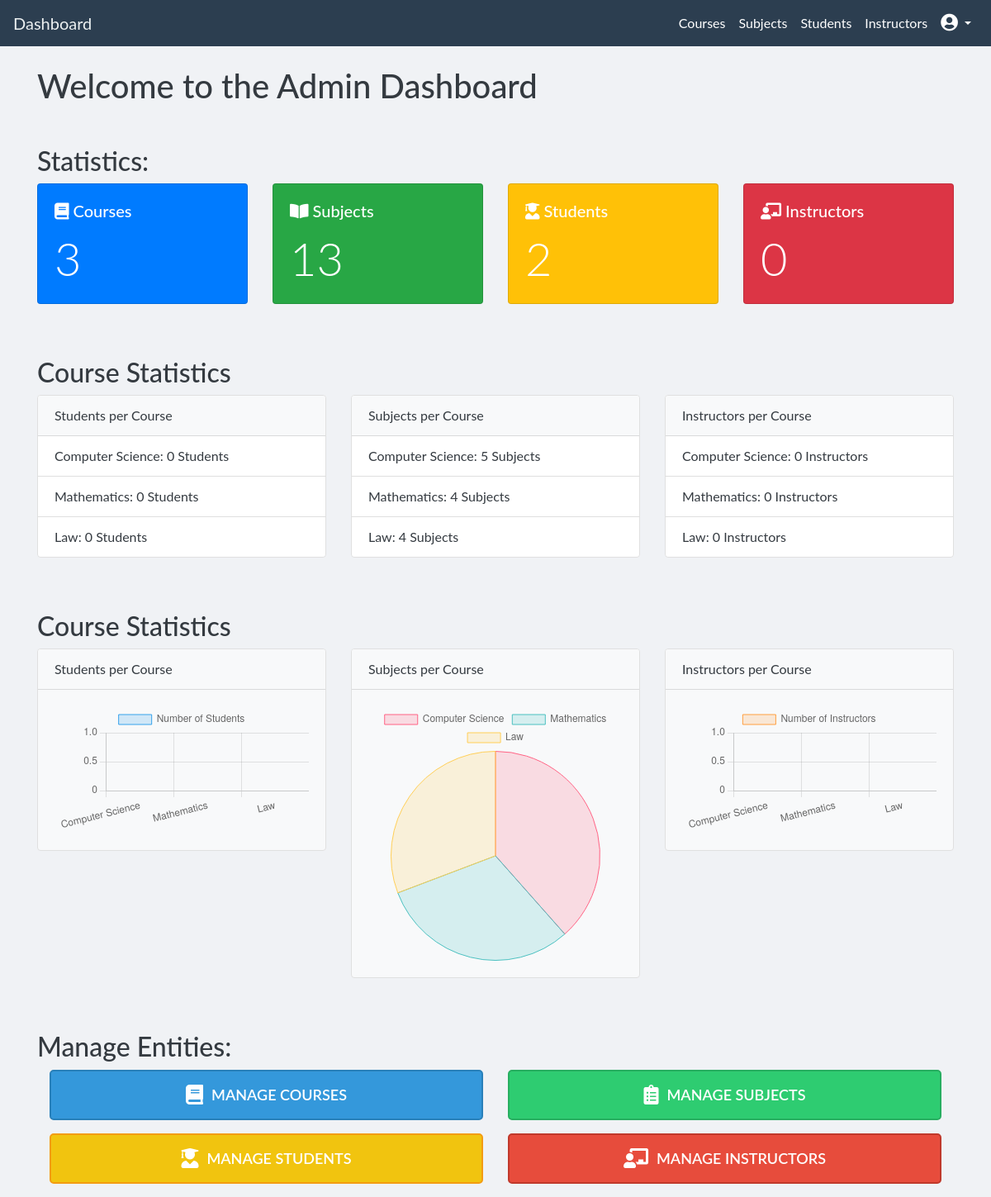
Before: /admin_home/ (signed in) with the older database file.
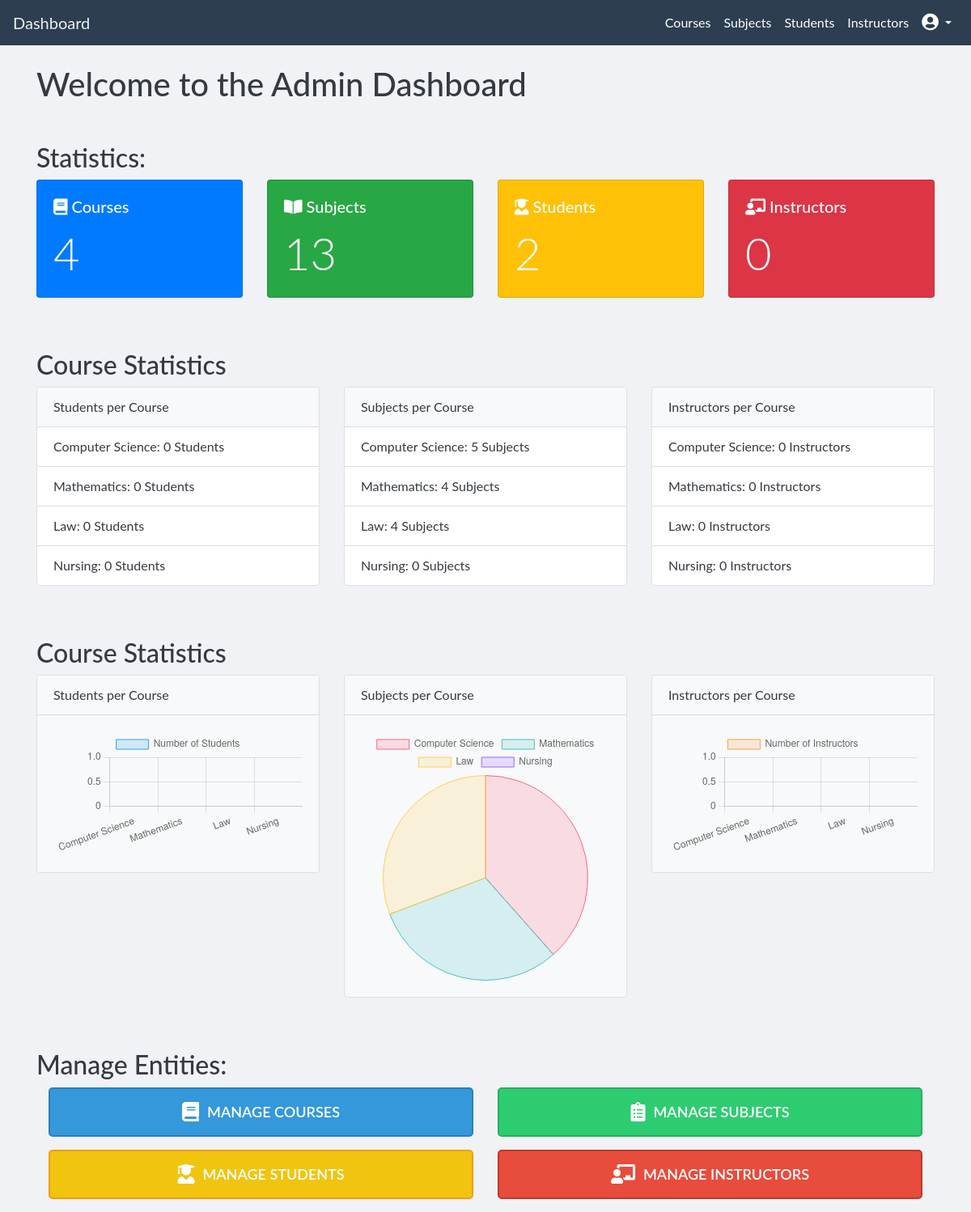
After: the same page with the newer database file.
### management_app/models.py (models this page shows, shortened)
class Course(models.Model):
    id = models.AutoField(primary_key=True)
    name = models.CharField(max_length=100)
    description = models.TextField()

### management_app/views.py (the view)
# urls.py: path('admin_home/', views.admin_home, name='admin_home'),
@login_required
def admin_home(request):
    course_count = Course.objects.all().count()
    student_count = Student.objects.all().count()
    instructor_count = Instructor.objects.all().count()
    subject_count = Subject.objects.all().count()
    courses = Course.objects.all()
    courses_with_student_count = {course: Student.objects.filter(course=course).count() for course in Course.objects.all()}
    courses_with_subject_count = {course: Subject.objects.filter(course_id=course).count() for course in Course.objects.all()}
    courses_with_instructor_count = {course: Instructor.objects.filter(course=course).count() for course in Course.objects.all()}
    courses_with_student_count_json = {course.name: Student.objects.filter(course=course).count() for course in courses}
    courses_with_subject_count_json = {course.name: Subject.objects.filter(course_id=course.id).count() for course in courses}
    courses_with_instructor_count_json = {course.name: Instructor.objects.filter(course=course).count() for course in courses}
    context = {
        'course_count': course_count,
        'student_count': student_count,
        'instructor_count': instructor_count,
        'subject_count': subject_count,
        'courses_with_student_count': courses_with_student_count,
        'courses_with_subject_count': courses_with_subject_count,
        'courses_with_instructor_count': courses_with_instructor_count,
        'students_per_course_data': json.dumps({
            'labels': list(courses_with_student_count_json.keys()),
            'values': list(courses_with_student_count_json.values())
        }),
        'subjects_per_course_data': json.dumps({
            'labels': list(courses_with_subject_count_json.keys()),
            'values': list(courses_with_subject_count_json.values())
        }),
        'instructors_per_course_data': json.dumps({
            'labels': list(courses_with_instructor_count_json.keys()),
            'values': list(courses_with_instructor_count_json.values())
        }),
    }
    return render(request, 'management_app/admin_templates/admin_home.html', context)

### management_app/templates/management_app/admin_templates/admin_home.html (shortened to what this page needs)
{% extends 'management_app/admin_templates/base.html' %}
{% block content %}
<h1 class="mt-4">Welcome to the Admin Dashboard</h1>
<h2 class="mt-5">Statistics:</h2>
<div class="row">
    <div class="col-md-3 mb-3">
        <div class="card text-white bg-primary h-100">
            <div class="card-body d-flex flex-column justify-content-between">
                <h5 class="card-title"><i class="fas fa-book"></i> Courses</h5>
                <p class="card-text display-4">{{ course_count }}</p>
            </div>
        </div>
    </div>
    <div class="col-md-3 mb-3">
        <div class="card text-white bg-success h-100">
            <div class="card-body d-flex flex-column justify-content-between">
                <h5 class="card-title"><i class="fas fa-book-open"></i> Subjects</h5>
                <p class="card-text display-4">{{ subject_count }}</p>
            </div>
        </div>
    </div>
    <div class="col-md-3 mb-3">
        <div class="card text-white bg-warning h-100">
            <div class="card-body d-flex flex-column justify-content-between">
                <h5 class="card-title" style="color: #ffffff;"><i class="fas fa-user-graduate"></i> Students</h5>
                <p class="card-text display-4" style="color: #ffffff;">{{ student_count }}</p>
            </div>
        </div>
    </div>
    <div class="col-md-3 mb-3">
        <div class="card text-white bg-danger h-100">
            <div class="card-body d-flex flex-column justify-content-between">
                <h5 class="card-title"><i class="fas fa-chalkboard-teacher"></i> Instructors</h5>
                <p class="card-text display-4">{{ instructor_count }}</p>
            </div>
        </div>
    </div>
</div>
<h2 class="mt-5">Course Statistics</h2>
<div class="row">
    <div class="col-md-4 mb-3">
        <div class="card bg-light h-100">
            <div class="card-header">Students per Course</div>
            <ul class="list-group list-group-flush">
                {% for course, student_count in courses_with_student_count.items %}
                <li class="list-group-item">
                    {{ course.name }}: {{ student_count }} Students
                </li>
                {% endfor %}
            </ul>
        </div>
    </div>
    <div class="col-md-4 mb-3">
        <div class="card bg-light h-100">
            <div class="card-header">Subjects per Course</div>
            <ul class="list-group list-group-flush">
                {% for course, subject_count in courses_with_subject_count.items %}
                <li class="list-group-item">
                    {{ course.name }}: {{ subject_count }} Subjects
                </li>
                {% endfor %}
            </ul>
        </div>
    </div>
    <div class="col-md-4 mb-3">
        <div class="card bg-light h-100">
            <div class="card-header">Instructors per Course</div>
            <ul class="list-group list-group-flush">
                {% for course, instructor_count in courses_with_instructor_count.items %}
                <li class="list-group-item">
                    {{ course.name }}: {{ instructor_count }} Instructors
                </li>
                {% endfor %}
            </ul>
        </div>
    </div>
</div>
<h2 class="mt-5">Course Statistics</h2>
<div class="row">
    <div class="col-md-4 mb-3">
        <div class="card bg-light">
            <div class="card-header">Students per Course</div>
            <div class="card-body">
                <canvas id="studentsPerCourseChart"></canvas>
            </div>
        </div>
    </div>
    <div class="col-md-4 mb-3">
        <div class="card bg-light">
            <div class="card-header">Subjects per Course</div>
            <div class="card-body">
                <canvas id="subjectsPerCourseChart"></canvas>
            </div>
        </div>
    </div>
    <div class="col-md-4 mb-3">
        <div class="card bg-light">
            <div class="card-header">Instructors per Course</div>
            <div class="card-body">
                <canvas id="instructorsPerCourseChart"></canvas>
            </div>
        </div>
    </div>
</div>
<h2 class="mt-5">Manage Entities:</h2>
<div class="container">
    <div class="row">
        <div class="col-md-6 mb-3">
            <a href="{% url 'management_app:course_list' %}" class="custom-btn btn-courses btn-block">
                <i class="fas fa-book"></i> Manage Courses
            </a>
        </div>
        <div class="col-md-6 mb-3">
            <a href="{% url 'management_app:course_list' %}" class="custom-btn btn-subjects btn-block">
                <i class="fas fa-clipboard-list"></i> Manage Subjects
            </a>
        </div>
    </div>
    <div class="row">
        <div class="col-md-6 mb-3">
            <a href="{% url 'management_app:course_list' %}" class="custom-btn btn-students btn-block">
                <i class="fas fa-user-graduate"></i> Manage Students
            </a>
        </div>
        <div class="col-md-6 mb-3">
            <a href="{% url 'management_app:course_list' %}" class="custom-btn btn-instructors btn-block">
                <i class="fas fa-chalkboard-teacher"></i> Manage Instructors
            </a>
        </div>
    </div>
</div>
{% endblock %}

### management_app/templates/management_app/admin_templates/base.html (shortened to what this page needs)
<!DOCTYPE html>
<html lang="en">
<head>
    {% load static %}
    <link href="https://stackpath.bootstrapcdn.com/bootstrap/4.3.1/css/bootstrap.min.css" rel="stylesheet">
    <link href="https://cdnjs.cloudflare.com/ajax/libs/font-awesome/5.15.3/css/all.min.css" rel="stylesheet">
    <link href="{% static 'management_app/css/admin_home.css' %}" rel="stylesheet">
</head>
<body>
    <nav class="navbar navbar-expand-lg navbar-dark">
        <a class="navbar-brand" href="{% url 'management_app:index' %}">Dashboard</a>
        <div class="collapse navbar-collapse" id="navbarNav">
            {% if user.is_authenticated %}
            <div class="collapse navbar-collapse" id="navbarNav">
                <ul class="navbar-nav ml-auto">
                    <li class="nav-item">
                        <a class="nav-link" href="{% url 'management_app:course_list' %}">Courses</a>
                    </li>
                    <li class="nav-item">
                        <a class="nav-link" href="{% url 'management_app:course_list' %}">Subjects</a>
                    </li>
                    <li class="nav-item">
                        <a class="nav-link" href="{% url 'management_app:course_list' %}">Students</a>
                    </li>
                    <li class="nav-item">
                        <a class="nav-link" href="{% url 'management_app:course_list' %}">Instructors</a>
                    </li>
                    <li class="nav-item dropdown">
                        <a class="nav-link dropdown-toggle" href="#" id="navbarDropdown" role="button" data-toggle="dropdown" aria-haspopup="true" aria-expanded="false">
                            <i class="fas fa-user-circle fa-lg"></i>
                        </a>
                    </li>
                </ul>
            </div>
        </nav>
            {% endif %}
    <div class="container mt-4">
        {% block content %}{% endblock %}
    </div>
</body>
</html>

### static/management_app/css/admin_home.css (style rules this page uses)
body { font-family: "Century Gothic", 'Lato', sans-serif; background-color: #f0f2f5; color: #343a40; }
.navbar { background-color: #2c3e50 !important; }
.nav-link, .navbar-brand { color: #ecf0f1 !important; }
.nav-link { color: #ffffff !important; transition: color 0.3s ease; }
.custom-btn { display: block; width: 100%; padding: 12px 0; font-size: 18px; font-weight: 600; text-align: center; border-radius: 8px; text-transform: uppercase; transition: background-color 0.3s, color 0.3s; }
.btn-courses { background-color: #3498db; color: #fff; }
.btn-subjects { background-color: #2ecc71; color: #fff; }
.btn-students { background-color: #f1c40f; color: #fff; }
.btn-instructors { background-color: #e74c3c; color: #fff; }
.custom-btn { display: flex; align-items: center; justify-content: center; width: 100%; padding: 15px 0; font-size: 18px; font-weight: 600; text-align: center; border-radius: 5px; text-transform: uppercase; transition: background-color 0.3s, color 0.3s; text-decoration: none; border: 2px solid transparent; }
.custom-btn i { margin-right: 10px; font-size: 24px; }
.btn-courses { background-color: #3498db; color: #fff; border-color: #2980b9; }
.btn-subjects { background-color: #2ecc71; color: #fff; border-color: #27ae60; }
.btn-students { background-color: #f1c40f; color: #fff; border-color: #f39c12; }
.btn-instructors { background-color: #e74c3c; color: #fff; border-color: #c0392b; }
.card-header { background-color: #f8f9fa; }
.card.bg-light { background-color: #ffffff; border-color: #e0e0e0; }

Changed rows visible on the page:
added Course: name "Nursing", student_count "0", subject_count "0", instructor_count "0"
Other visible differences:
{{ course_count }}: "3" → "4"
chart data {{ students_per_course_data|safe }}: {"labels": ["Computer Science", "Mathematics", "Law"], "values": [0, 0, 0]} → {"labels": ["Computer Science", "Mathematics", "Law", "Nursing"], "values": [0, 0, 0, 0]}
chart data {{ subjects_per_course_data|safe }}: {"labels": ["Computer Science", "Mathematics", "Law"], "values": [5, 4, 4]} → {"labels": ["Computer Science", "Mathematics", "Law", "Nursing"], "values": [5, 4, 4, 0]}
chart data {{ instructors_per_course_data|safe }}: {"labels": ["Computer Science", "Mathematics", "Law"], "values": [0, 0, 0]} → {"labels": ["Computer Science", "Mathematics", "Law", "Nursing"], "values": [0, 0, 0, 0]}
